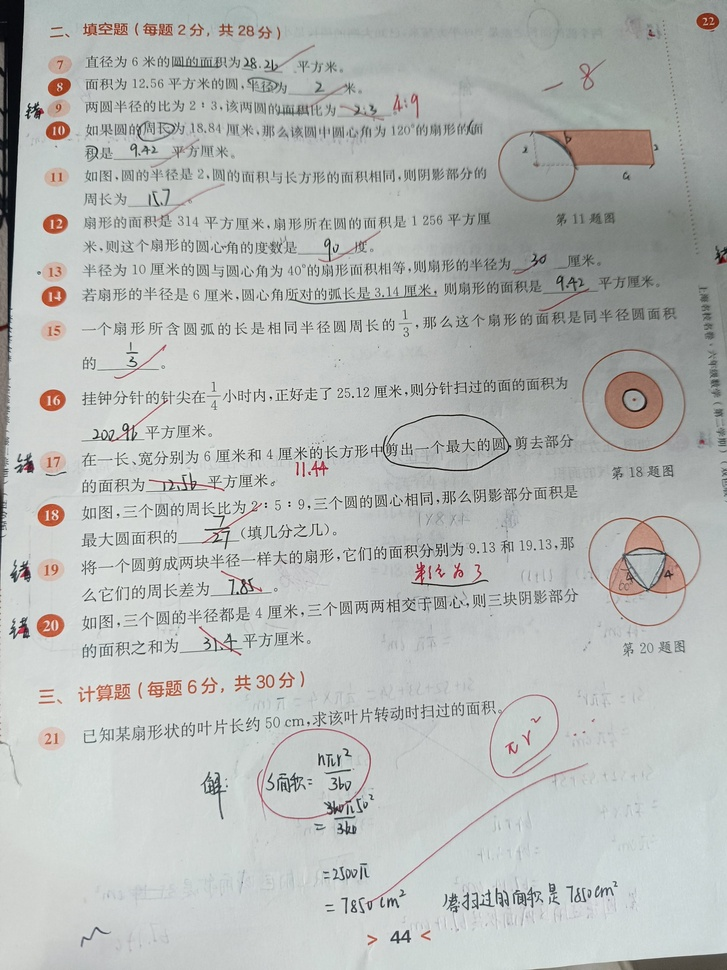
#> input picture wrong-answers-collector/raw.jpg, 727 x 970 px, shrunk from 1920 x 2560 before the run
$ python cv_eraser.py raw.jpg
#> lines starting #> are read from the running program, lines starting #| are printed output that depends on the picture; after the words box and inside, x2 and y2 are one past the last pixel; in counts of white or black regions, pixels touching at a corner belong together
#!/usr/bin/env python3
"""
cv_eraser.py — 纯 OpenCV 本地笔迹擦除（无需 API Key）

策略：
  1. HSV 色域过滤：识别红笔 / 蓝笔等彩色笔迹 → mask_color
  2. 连通域分析：在灰度二值图中，按笔画粗细 / 面积 / 长宽比
     区分印刷体（小、均匀）和手写体（大、不规则） → mask_hw
  3. 合并 mask 后用 cv2.inpaint 修复，输出干净图片

用法：
  python3 cv_eraser.py raw.jpg
  python3 cv_eraser.py raw.jpg --out cleaned/result.jpg --save-mask
"""

from __future__ import annotations

import argparse
import sys
from pathlib import Path

import cv2
import numpy as np


# ──────────────────────────────────────────────
# 1. 色彩笔迹检测（红 / 蓝 / 绿 / 橙等彩色笔）
# ──────────────────────────────────────────────

def detect_color_ink(bgr: np.ndarray) -> np.ndarray:
    """
    检测非黑非白的彩色笔迹（主要是红笔批改）。
    返回 uint8 mask，255 = 彩色笔迹区域。
    """
    hsv = cv2.cvtColor(bgr, cv2.COLOR_BGR2HSV)

    # 红色（HSV 两段）
    red1 = cv2.inRange(hsv, (0,   60, 60), (10,  255, 255))
    red2 = cv2.inRange(hsv, (165, 60, 60), (180, 255, 255))
    mask_red = cv2.bitwise_or(red1, red2)

    # 蓝色笔迹
    mask_blue = cv2.inRange(hsv, (100, 60, 60), (135, 255, 255))

    # 绿色批注
    mask_green = cv2.inRange(hsv, (40, 60, 60), (80, 255, 255))

    # 橙色 / 黄色荧光
    mask_orange = cv2.inRange(hsv, (10, 80, 100), (30, 255, 255))

    mask = cv2.bitwise_or(mask_red, mask_blue)
    mask = cv2.bitwise_or(mask, mask_green)
    mask = cv2.bitwise_or(mask, mask_orange)

    # 膨胀，覆盖笔迹边缘
    kernel = cv2.getStructuringElement(cv2.MORPH_ELLIPSE, (7, 7))
    mask = cv2.dilate(mask, kernel, iterations=2)
    return mask


# ──────────────────────────────────────────────
# 2. 手写黑/深色笔迹检测（连通域分析）
# ──────────────────────────────────────────────

def detect_dark_handwriting(bgr: np.ndarray, color_mask: np.ndarray) -> np.ndarray:
    """
    在黑色/深色笔迹中，区分印刷体与手写体。

    原理：
    - 印刷字符：笔画细（stroke width 小）、字符面积小、高宽比接近方形
    - 手写笔迹：笔画粗、面积大、形状不规则、常出现在横线区域

    返回 uint8 mask，255 = 疑似手写区域。
    """
    gray = cv2.cvtColor(bgr, cv2.COLOR_BGR2GRAY)
    h, w = gray.shape

    # --- 自适应二值化（OTSU + 高斯模糊）---
    blur = cv2.GaussianBlur(gray, (3, 3), 0)
    _, binary = cv2.threshold(blur, 0, 255, cv2.THRESH_BINARY_INV + cv2.THRESH_OTSU)

    # 去掉已由颜色 mask 覆盖的区域，避免重复处理
    binary = cv2.bitwise_and(binary, cv2.bitwise_not(color_mask))

    # --- 连通域分析 ---
    num_labels, labels, stats, _ = cv2.connectedComponentsWithStats(binary, connectivity=8)

    mask_hw = np.zeros_like(binary)

    # 图片面积用于相对阈值
    img_area = h * w

    for i in range(1, num_labels):          # 跳过背景 label=0
        x, y, cw, ch, area = (
            stats[i, cv2.CC_STAT_LEFT],
            stats[i, cv2.CC_STAT_TOP],
            stats[i, cv2.CC_STAT_WIDTH],
            stats[i, cv2.CC_STAT_HEIGHT],
            stats[i, cv2.CC_STAT_AREA],
        )

        # ── 过滤极小噪点（< 15 px）──
        if area < 15:
            continue

        # ── 过滤极大区域（可能是印刷图形边框，> 图片 0.5%）──
        if area > img_area * 0.005:
            continue

        aspect = max(cw, ch) / (min(cw, ch) + 1e-6)
        solidity = area / (cw * ch + 1e-6)    # 密实度

        # ── 手写判据（满足任一）──
        is_handwriting = False

        # 1) 面积较大（> 200 px）且密实度低（笔迹稀疏）
        if area > 200 and solidity < 0.45:
            is_handwriting = True

        # 2) bbox 较大（高或宽 > 30 px）且非极端长条（印刷下划线）
        if ch > 30 and aspect < 8:
            is_handwriting = True
        if cw > 60 and ch > 15 and aspect < 12:
            is_handwriting = True

        # 3) 笔画很粗：像素密度高且面积中等偏大
        if area > 150 and solidity > 0.65 and (cw > 25 or ch > 25):
            is_handwriting = True

        # ── 反向排除：典型印刷字符（小、方、密实）──
        if area < 80 and 0.3 < aspect < 4 and solidity > 0.3:
            is_handwriting = False
        if area < 120 and ch < 20 and cw < 20:
            is_handwriting = False

        if is_handwriting:
            component_mask = (labels == i).astype(np.uint8) * 255
            mask_hw = cv2.bitwise_or(mask_hw, component_mask)

    # 轻微膨胀，覆盖笔迹边缘
    kernel = cv2.getStructuringElement(cv2.MORPH_ELLIPSE, (5, 5))
    mask_hw = cv2.dilate(mask_hw, kernel, iterations=1)
    return mask_hw


# ──────────────────────────────────────────────
# 3. 主擦除函数
# ──────────────────────────────────────────────

def erase_handwriting(
    image_path: Path,
    output_path: Path,
    save_mask: bool = False,
    inpaint_radius: int = 7,
    verbose: bool = True,
) -> Path:
    def log(msg: str):
        if verbose:
            print(msg)

    log(f"\n[cv_eraser] 处理: {image_path.name}")

    bgr = cv2.imread(str(image_path))
    if bgr is None:
        raise FileNotFoundError(f"无法读取图片: {image_path}")
    h, w = bgr.shape[:2]
    log(f"  图片尺寸: {w}×{h}")

    # Step 1: 彩色笔迹
    log("  → 检测彩色笔迹（红/蓝/绿）...")
    mask_color = detect_color_ink(bgr)
    log(f"     覆盖 {np.count_nonzero(mask_color)} px")

    # Step 2: 深色手写笔迹
    log("  → 连通域分析手写笔迹...")
    mask_dark = detect_dark_handwriting(bgr, mask_color)
    log(f"     覆盖 {np.count_nonzero(mask_dark)} px")

    # 合并 mask
    mask_total = cv2.bitwise_or(mask_color, mask_dark)
    total_px = int(np.count_nonzero(mask_total))
    log(f"  → 合并 mask 共 {total_px} px ({total_px/(h*w)*100:.2f}%)")

    # 保存 mask（可选）
    if save_mask:
        mask_path = output_path.with_stem(output_path.stem + "_mask").with_suffix(".png")
        cv2.imwrite(str(mask_path), mask_total)
        log(f"  → mask 已保存: {mask_path}")

    # Step 3: inpaint 修复
    log(f"  → inpaint 修复 (radius={inpaint_radius})...")
    result = cv2.inpaint(bgr, mask_total, inpaintRadius=inpaint_radius, flags=cv2.INPAINT_TELEA)

    # 保存
    ext = output_path.suffix.lower()
    if ext in (".jpg", ".jpeg"):
        cv2.imwrite(str(output_path), result, [int(cv2.IMWRITE_JPEG_QUALITY), 97])
    else:
        cv2.imwrite(str(output_path), result)

    log(f"  → 完成，已保存: {output_path}")
    return output_path


# ──────────────────────────────────────────────
# 命令行入口
# ──────────────────────────────────────────────

def main():
    parser = argparse.ArgumentParser(
        prog="cv_eraser",
        description="纯 OpenCV 笔迹擦除（无需 API Key）",
        formatter_class=argparse.ArgumentDefaultsHelpFormatter,
    )
    parser.add_argument("input", help="输入图片路径")
    parser.add_argument("--out", "-o", default=None, help="输出路径（默认 cleaned/<name>_cv_erased.jpg）")
    parser.add_argument("--save-mask", action="store_true", help="同时保存合并后的 mask")
    parser.add_argument("--inpaint-radius", type=int, default=7, help="inpaint 半径")
    parser.add_argument("--quiet", "-q", action="store_true")
    args = parser.parse_args()

    image_path = Path(args.input).expanduser().resolve()
    if not image_path.exists():
        print(f"错误：找不到文件 {image_path}", file=sys.stderr)
        sys.exit(1)

    if args.out:
        output_path = Path(args.out).expanduser().resolve()
    else:
        out_dir = image_path.parent / "cleaned"
        out_dir.mkdir(exist_ok=True)
        output_path = out_dir / f"{image_path.stem}_cv_erased{image_path.suffix}"
    output_path.parent.mkdir(parents=True, exist_ok=True)

    erase_handwriting(
        image_path,
        output_path,
        save_mask=args.save_mask,
        inpaint_radius=args.inpaint_radius,
        verbose=not args.quiet,
    )
#> in erase_handwriting, bgr is the input picture: shape (970, 727, 3); mean B, G, R 182.9, 184.9, 181.8
#> in detect_color_ink, `hsv = cv2.cvtColor(bgr, cv2.COLOR_BGR2HSV)`: hsv: shape (970, 727, 3); mean H, S, V 75.6, 10.6, 186.6
#> in detect_color_ink, `red1 = cv2.inRange(hsv, (0,   60, 60), (10,  255, 255))`:
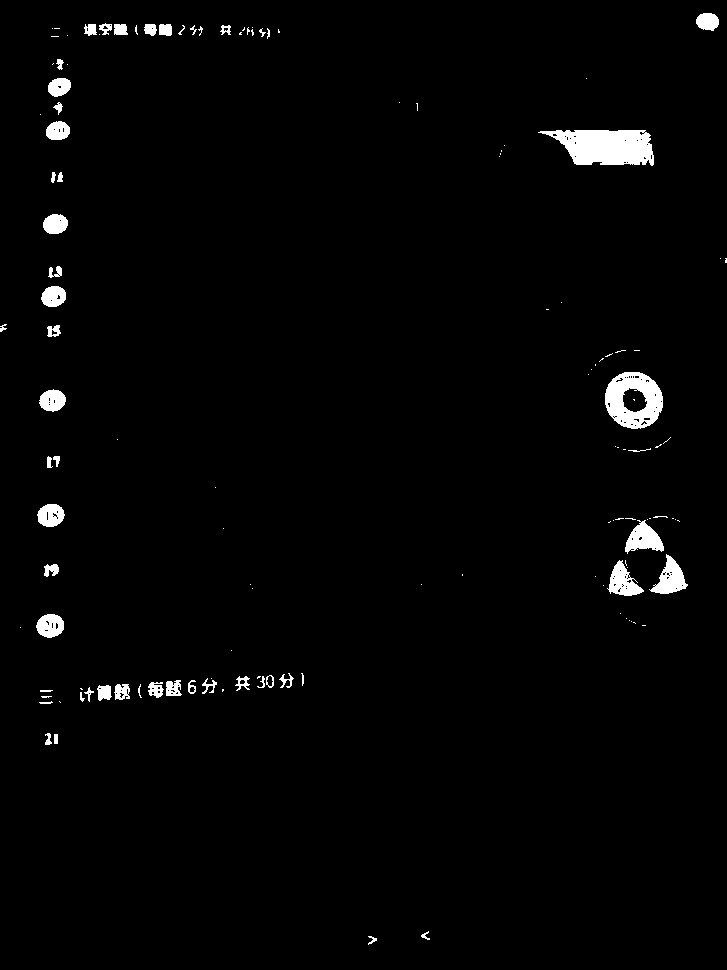
#> red1: shape (970, 727); 2% white; 129 white regions (75 under 20 px), largest, box (x1, y1, x2, y2) and area: (538, 130, 654, 166) 3001, (605, 372, 663, 429) 2114, (649, 554, 688, 594) 747
#> in detect_color_ink, `red2 = cv2.inRange(hsv, (165, 60, 60), (180, 255, 255))`: red2: shape (970, 727); 0.18% white in thin lines or dots
#> in detect_color_ink, `mask_blue = cv2.inRange(hsv, (100, 60, 60), (135, 255, 255))`: mask_blue: shape (970, 727); 0% white in thin lines or dots, all inside (x1, y1, x2, y2) = (353, 830, 354, 831)
#> in detect_color_ink, `mask_green = cv2.inRange(hsv, (40, 60, 60), (80, 255, 255))`: mask_green: shape (970, 727); every value is 0
#> in detect_color_ink, `mask_orange = cv2.inRange(hsv, (10, 80, 100), (30, 255, 255))`: mask_orange: shape (970, 727); 0.2% white in thin lines or dots, all inside (x1, y1, x2, y2) = (41, 19, 719, 744)
#> in detect_color_ink, `mask = cv2.bitwise_or(mask, mask_orange)`: mask: shape (970, 727); 2.2% white; 218 white regions (142 under 20 px), largest, box (x1, y1, x2, y2) and area: (538, 130, 654, 166) 3105, (605, 372, 663, 429) 2208, (625, 520, 664, 554) 754
#> in detect_color_ink, `mask = cv2.dilate(mask, kernel, iterations=2)`: mask: shape (970, 727); 7.8% white; 54 white regions, largest, box (x1, y1, x2, y2) and area: (589, 510, 694, 602) 5612, (74, 667, 310, 708) 5577, (532, 124, 660, 172) 4871
#> in detect_dark_handwriting, `_, binary = cv2.threshold(blur, 0, 255, cv2.THRESH_BINARY_INV + cv2.TH..`: binary: shape (970, 727); 28% white; 986 white regions (405 under 20 px), largest, box (x1, y1, x2, y2) and area: (334, 0, 727, 481) 122200, (0, 0, 26, 570) 7697, (588, 515, 702, 627) 3982
#> in detect_dark_handwriting, `binary = cv2.bitwise_and(binary, cv2.bitwise_not(color_mask))`:
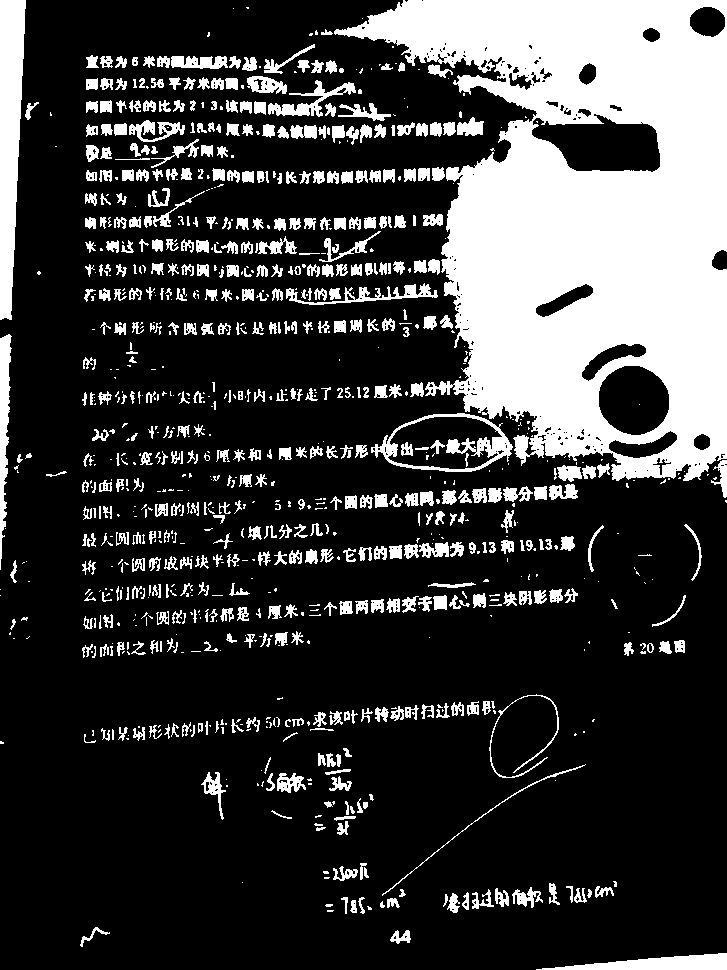
#> binary: shape (970, 727); 24.1% white; 968 white regions (436 under 20 px), largest, box (x1, y1, x2, y2) and area: (334, 0, 727, 481) 109237, (0, 0, 26, 320) 5934, (371, 413, 513, 472) 1932
#> in detect_dark_handwriting, `num_labels, labels, stats, _ = cv2.connectedComponentsWithStats(binary..`:
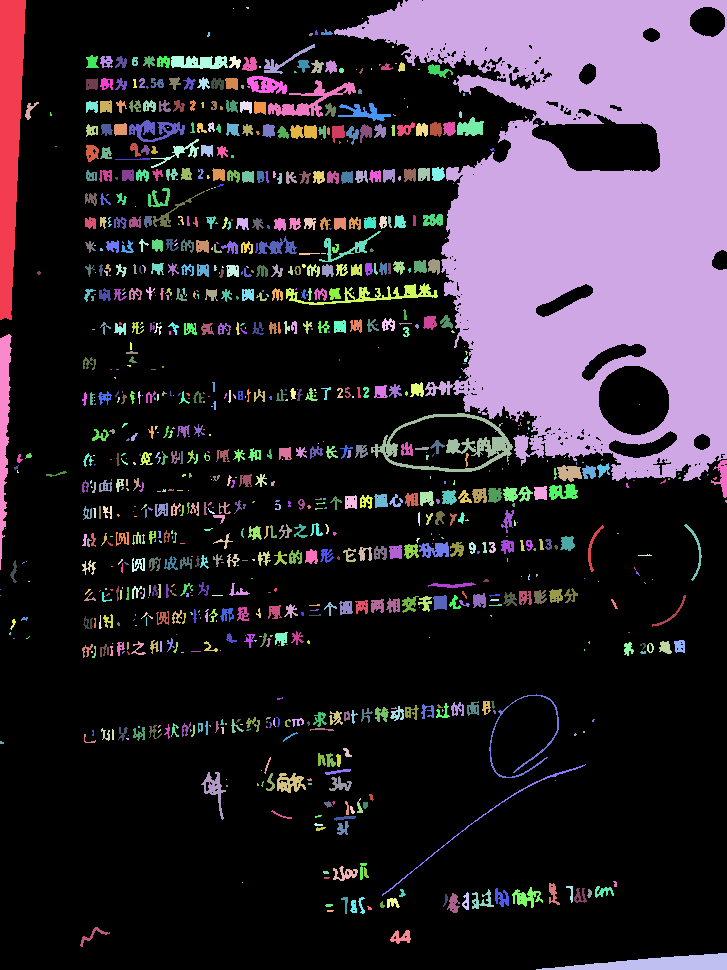
#> labels: shape (970, 727) int32; 969 distinct labels, from 0 to 968; one colour per label, 0 black
#> in detect_dark_handwriting, `num_labels, labels, stats, _ = cv2.connectedComponentsWithStats(binary..`: num_labels = 969; stats = 969 rows, first 6: [0, 0, 727, 970, 535200], [0, 0, 26, 320, 5934], [334, 0, 393, 481, 109237], [246, 7, 3, 2, 5], [233, 8, 1, 1, 1], [362, 18, 1, 1, 1]
#> the loop in detect_dark_handwriting, `for i in range(1, num_labels):` made 968 passes
#> (x, y, cw, ch, area, aspect, solidity) on passes 6, 10, 12, 13, 14, 15, 16, 17, 18, 19, 20, 21: (321, 29, 12, 6, 40, 2, 0.556), (264, 44, 51, 30, 283, 1.7, 0.185), (86, 55, 13, 13, 116, 1, 0.686), (100, 56, 13, 12, 104, 1.08, 0.667), (115, 56, 12, 12, 86, 1, 0.597), (132, 57, 6, 9, 43, 1.5, 0.796), (143, 56, 12, 12, 85, 1, 0.59), (157, 56, 13, 12, 112, 1.08, 0.718), (171, 56, 57, 13, 566, 4.38, 0.764), (229, 56, 12, 13, 93, 1.08, 0.596), (242, 57, 15, 14, 150, 1.07, 0.714), (297, 60, 13, 13, 97, 1, 0.574)
#> (x, y, cw, ch, area) on passes 1, 2, 110: (0, 0, 26, 320, 5934), (334, 0, 393, 481, 109237), (130, 143, 11, 14, 77)
#> after the loop in detect_dark_handwriting, `for i in range(1, num_labels):`:
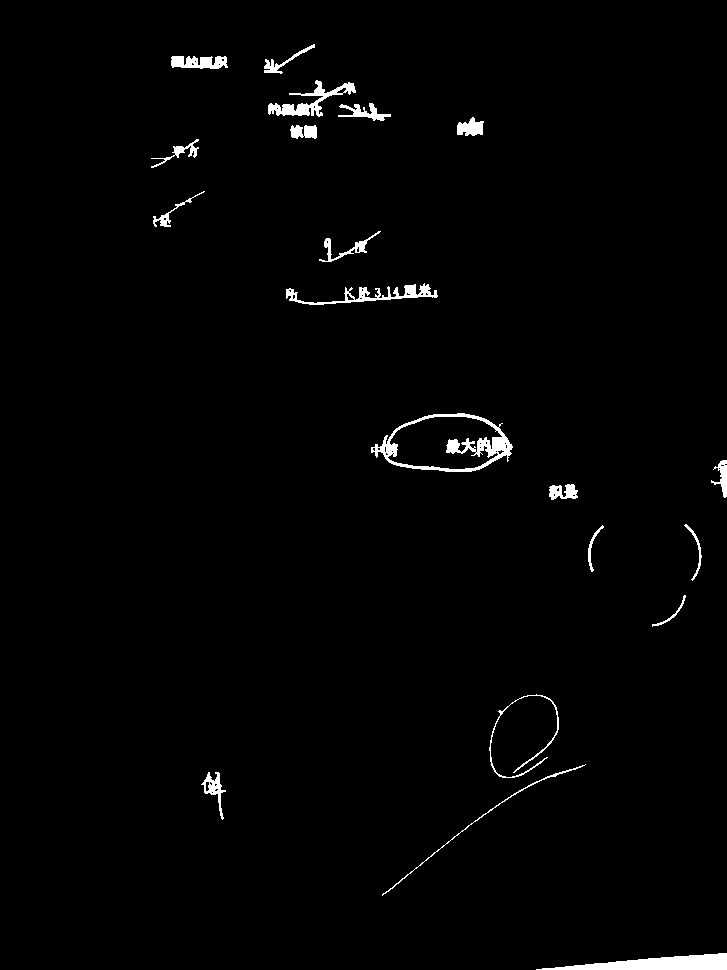
#> mask_hw: shape (970, 727); 1.5% white; 20 white regions, largest, box (x1, y1, x2, y2) and area: (371, 413, 513, 472) 1932, (536, 953, 727, 970) 1825, (268, 80, 356, 117) 959
#> in detect_dark_handwriting, `mask_hw = cv2.dilate(mask_hw, kernel, iterations=1)`: mask_hw: shape (970, 727); 2.9% white; 20 white regions, largest, box (x1, y1, x2, y2) and area: (369, 411, 515, 474) 3679, (534, 951, 727, 970) 2211, (284, 281, 440, 307) 1995
#> in erase_handwriting, `mask_total = cv2.bitwise_or(mask_color, mask_dark)`:
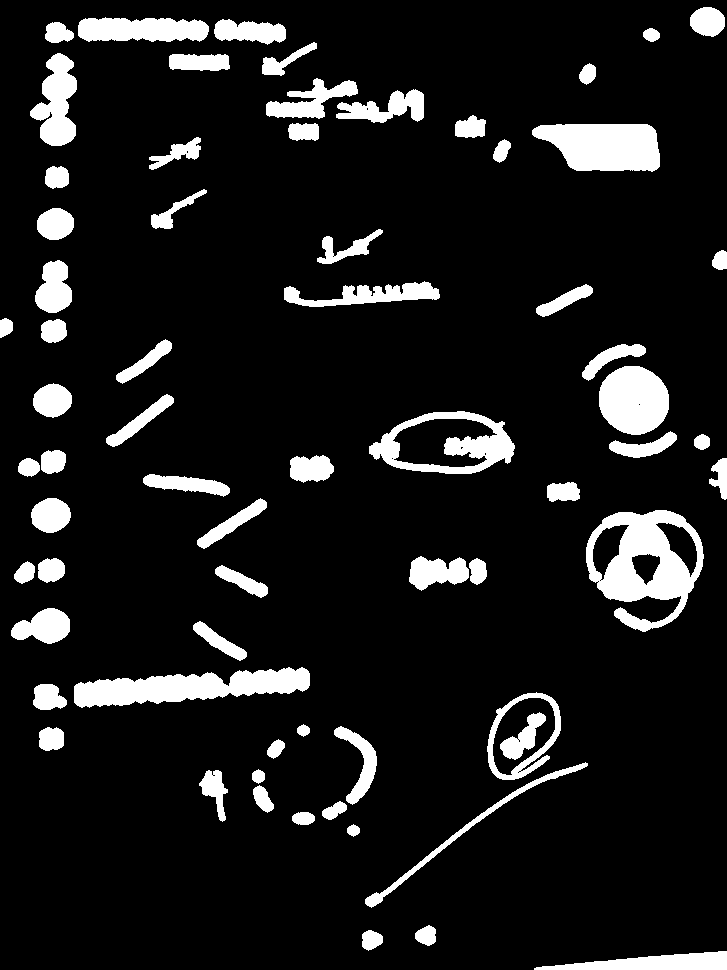
#> mask_total: shape (970, 727); 10.7% white; 68 white regions, largest, box (x1, y1, x2, y2) and area: (586, 510, 704, 632) 7153, (74, 667, 310, 708) 5577, (532, 124, 660, 172) 4871
#> in erase_handwriting, `result = cv2.inpaint(bgr, mask_total, inpaintRadius=inpaint_radius, fl..`:
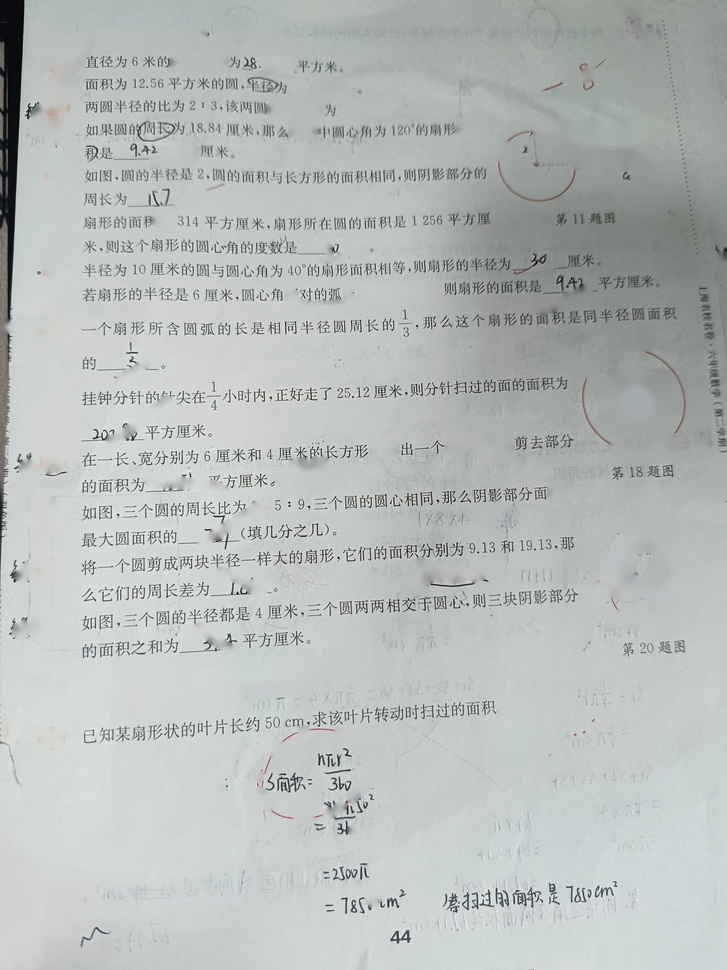
#> result: shape (970, 727, 3); mean B, G, R 186.2, 187.9, 183


if __name__ == "__main__":
    main()
